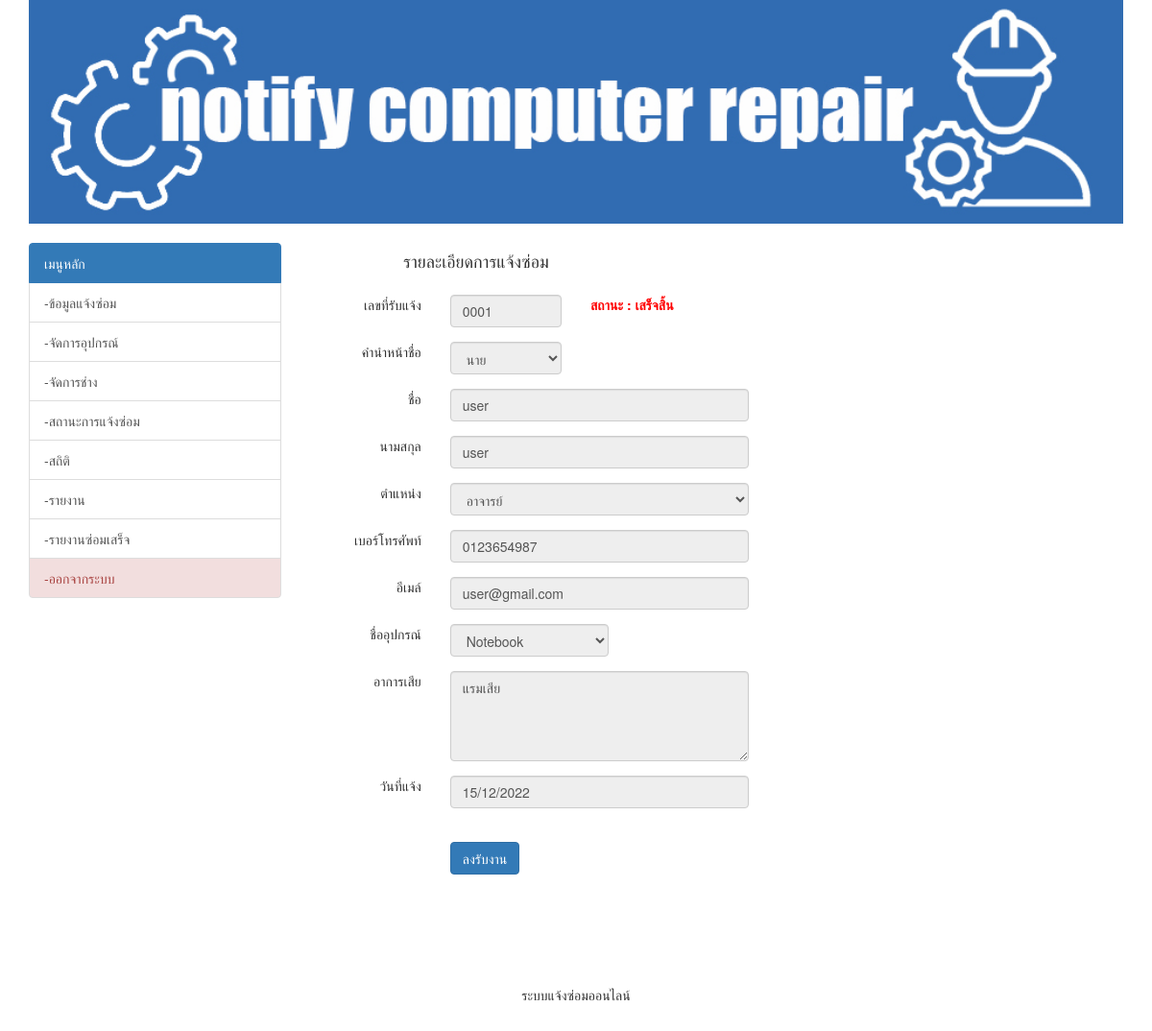
Page /new_case_detail.php?pd_number=1 (signed in) on the committed database.
### tables this page shows
CREATE TABLE `tbl_device_case` (
  `pd_number` int(4) UNSIGNED ZEROFILL NOT NULL COMMENT 'เลขที่แจ้งปัญหา',
  `der_id` int(11) NOT NULL COMMENT 'รหัสเครื่อง',
  `der_name` varchar(50) NOT NULL COMMENT 'ชื่ออุปกรณ์',
  `pd_detail` varchar(50) NOT NULL COMMENT 'รายละเอียดการแจ้ง',
  `pd_date` date NOT NULL COMMENT 'วันที่',
  `pd_intail` varchar(10) NOT NULL COMMENT 'คำนำหน้า',
  `pd_name` varchar(50) NOT NULL COMMENT 'ชื่อ',
  `pd_lname` varchar(50) NOT NULL COMMENT 'นามสกุล',
  `pd_position` varchar(50) NOT NULL COMMENT 'ตำแหน่ง',
  `pd_tell` varchar(10) NOT NULL COMMENT 'เบอร์โทร',
  `pd_email` varchar(100) NOT NULL COMMENT 'อีเมลล์',
  `st_id` int(11) NOT NULL,
  `datesave` timestamp NOT NULL DEFAULT current_timestamp() COMMENT 'วันเวลาที่เพิ่มข้อมูล'
);

CREATE TABLE `tbl_status` (
  `st_id` int(11) NOT NULL,
  `st_name` varchar(50) NOT NULL
);

### new_case_detail.php (the view, shortened to what this page needs)
<?php require_once('Connections/Repair.php');
include('chklogin.php');
$pd_number = mysqli_real_escape_string($condb,$_GET['pd_number']);
$query_formdetail = "
SELECT * FROM tbl_device_case as p , tbl_status as t
WHERE p.pd_number=$pd_number AND p.st_id=t.st_id";
$formdetail = mysqli_query($condb, $query_formdetail) or die(mysqli_error($condb));
$row_formdetail = mysqli_fetch_assoc($formdetail);
include('Bootstrap_sc.php');
?>
<body>
  <div class="container">
    <div class="row">
      <div class="col-md-12 hidden-print">
        <?php include('banner.php');?>
      </div>
      <div class="col-md-3 hidden-print">
        <br>
        <?php include('list2.php');?>
      </div>
      <div class="col-md-6 col-xs-12 col-sm-12">
        <form action="receiv1.php" method="POST"  name="add" class="form-horizontal" id="add">
          <div class="form-group">
            <div class="col-sm-2" align="right"></div>
            <div class="col-sm-10" align="left"><h4> <br>
              รายละเอียดการแจ้งซ่อม </h4>
            </div>
          </div>
          <div class="form-group">
            <div class="col-sm-3 col-xs-2" align="right">เลขที่รับแจ้ง</div>
            <div class="col-sm-3 col-xs-1" align="left">
              <input name="pd_number" type="text" class="form-control" id="pd_number" value="<?php echo $row_formdetail['pd_number']; ?>" readonly>
            </div>
            <div class="col-sm-5 col-xs-2" align="left">
              <b> <font color="red"> สถานะ : <?php echo $row_formdetail['st_name']; ?> </font></b>
            </div>
          </div>
          <div class="form-group">
            <div class="col-sm-3  col-xs-2" align="right">คำนำหน้าชื่อ</div>
            <div class="col-sm-3  col-xs-2" align="left">
              <select name="pd_intail" id="pd_intail" class="form-control" disabled>
                <?php
                do {
                ?>
                <option value="<?php echo $row_formdetail['pd_intail']?>"><?php echo $row_formdetail['pd_intail']?></option>
                <?php
                } while ($row_formdetail = mysqli_fetch_assoc($formdetail));
                $rows = mysqli_num_rows($formdetail);
                if($rows > 0) {
                mysqli_data_seek($formdetail, 0);
                  $row_formdetail = mysqli_fetch_assoc($formdetail);
                }
                ?>
              </select>
            </div>
          </div>
          <div class="form-group">
            <div class="col-sm-3  col-xs-2" align="right">ชื่อ</div>
            <div class="col-sm-7  col-xs-4" align="left">
              <input  name="pd_name" type="text" disabled required class="form-control" id="pd_name"  placeholder="ชื่อ" value="<?php echo $row_formdetail['pd_name']; ?>"
              minlength="2" />
            </div>
          </div>
          <div class="form-group">
            <div class="col-sm-3  col-xs-2" align="right">นามสกุล</div>
            <div class="col-sm-7  col-xs-4" align="left">
              <input  name="pd_lname" type="text" disabled required class="form-control" id="pd_lname"  placeholder="นามสกุล" value="<?php echo $row_formdetail['pd_lname']; ?>"
              minlength="2" />
            </div>
          </div>
          <div class="form-group">
            <div class="col-sm-3  col-xs-2" align="right">ตำแหน่ง</div>
            <div class="col-sm-7 col-xs-5" align="left">
              <select name="pd_position" id="pd_position" class="form-control" disabled>
                <?php
                do {
                ?>
                <option value="<?php echo $row_formdetail['pd_position']?>"><?php echo $row_formdetail['pd_position']?></option>
                <?php
                } while ($row_formdetail = mysqli_fetch_assoc($formdetail));
                $rows = mysqli_num_rows($formdetail);
                if($rows > 0) {
                mysqli_data_seek($formdetail, 0);
                  $row_formdetail = mysqli_fetch_assoc($formdetail);
                }
                ?>
              </select>
            </div>
          </div>
          <div class="form-group">
            <div class="col-sm-3  col-xs-2" align="right">เบอร์โทรศัพท์</div>
            <div class="col-sm-7 col-xs-5" align="left">
              <input  name="pd_tell" type="text" disabled  class="form-control" value="<?php echo $row_formdetail['pd_tell']; ?>" />
            </div>
          </div>
          <div class="form-group">
            <div class="col-sm-3  col-xs-2" align="right">อีเมล์</div>
            <div class="col-sm-7  col-xs-5" align="left">
              <input  name="pd_email" disabled required class="form-control" id="pd_tell"
              placeholder="email" value="<?php echo $row_formdetail['pd_email']; ?>"/>
            </div>
          </div>
          <div class="form-group">
            <div class="col-sm-3  col-xs-2" align="right">ชื่ออุปกรณ์</div>
            <div class="col-sm-4  col-xs-7" align="left">
              <select name="device"  class="form-control" disabled>
                <?php
                do {
                ?>
                <option value="<?php echo $row_formdetail['der_id']?>"><?php echo $row_formdetail['der_name']?></option>
                <?php
                } while ($row_formdetail = mysqli_fetch_assoc($formdetail));
                $rows = mysqli_num_rows($formdetail);
                if($rows > 0) {
                mysqli_data_seek($formdetail, 0);
                  $row_formdetail = mysqli_fetch_assoc($formdetail);
                }
                ?>
              </select>
            </div>
          </div>
          <div class="form-group">
            <div class="col-sm-3  col-xs-2" align="right">อาการเสีย</div>
            <div class="col-sm-7  col-xs-7" align="left">
              <textarea name="pd_detail" rows="4" readonly required class="form-control" id="pd_detail"><?php echo $row_formdetail['pd_detail']; ?></textarea>
            </div>
          </div>
          <div class="form-group">
            <div class="col-sm-3  col-xs-2" align="right">วันที่แจ้ง</div>
            <div class="col-sm-7  col-xs-3" align="left">
              <input type="text" class="form-control" disabled value="<?php echo date('d/m/Y',strtotime($row_formdetail['pd_date'])); ?>">
            </div>
          </div>
          <div class="form-group">
            <div class="col-sm-3"></div>
            <div class="col-sm-7">
              <br>
              <button type="submit" class="btn btn-primary" name="sent" onClick="return confirm('ยืนยัน');">  ลงรับงาน </button>
            </div>
          </div>
        </form>
      </div>
      <div class="col-md-2">
        <br><br><br>
    </div>
  </div>
</div>
</body>
</html>
<?php include('footer.php');?>

### rows in the picture
tbl_device_case: pd_number "0001", st.st_name "เสร็จสิ้น", pd_name "user", pd_lname "user", pd_tell "0123654987", pd_email "user@gmail.com", pd_detail "แรมเสีย", pd_date "15/12/2022"

### other values in the picture
form field pd_intail "นาย"
form field pd_position "อาจารย์"
form field device "Notebook"
